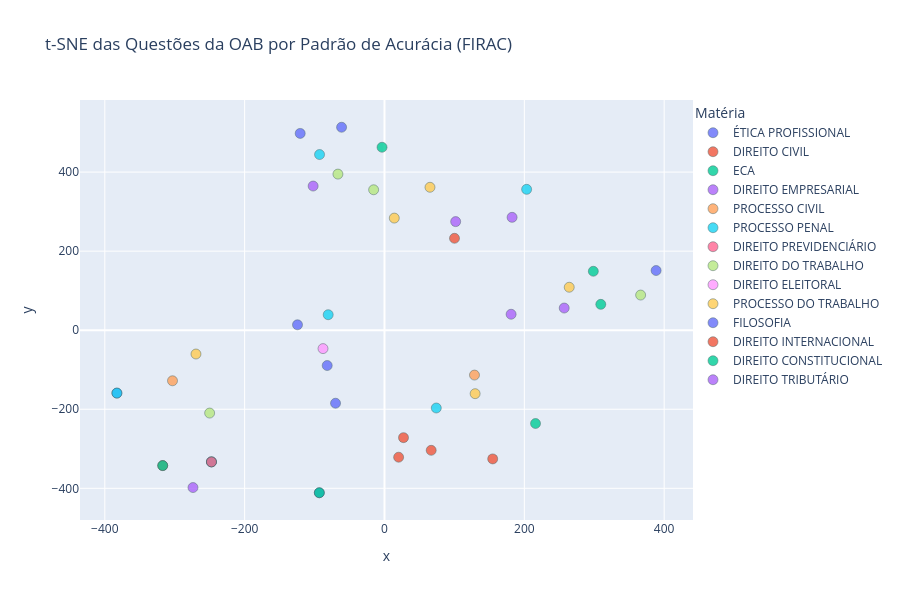

Notebook source saved alongside this figure:
### Code cell
import pandas as pd
from sklearn.manifold import TSNE
import plotly.express as px

# Supondo que seu DataFrame se chame question_accuracy_df

# Extrai question_id e materia do MultiIndex
question_accuracy_df = question_accuracy_df.copy()
question_accuracy_df["question_id"] = [idx[0] for idx in question_accuracy_df.index]
question_accuracy_df["materia"] = question_accuracy_df["materia_temp"]

# Seleciona colunas numéricas (as acurácias)
X = question_accuracy_df[["____", "F____", "__L__", "FIL__", "FI___", "__R__", "FIR__", "FIRA_", "FIRAC"]].values

# Executa o t-SNE
tsne = TSNE(
    n_components=2,
    perplexity=5,
    learning_rate=100,
    random_state=42
)
X_embedded = tsne.fit_transform(X)

# Cria DataFrame com coordenadas do t-SNE
tsne_df = pd.DataFrame({
    "x": X_embedded[:, 0],
    "y": X_embedded[:, 1],
    "materia": question_accuracy_df["materia"],
    "question_id": question_accuracy_df["question_id"]
})

# Gráfico interativo com Plotly
fig = px.scatter(
    tsne_df,
    x="x",
    y="y",
    color="materia",
    hover_data=["question_id", "materia"],
    title="t-SNE das Questões da OAB por Padrão de Acurácia (FIRAC)",
    width=900,
    height=600
)

fig.update_traces(marker=dict(size=10, opacity=0.8, line=dict(width=0.5, color='DarkSlateGrey')))
fig.update_layout(legend_title_text="Matéria", legend=dict(x=1, y=1))

fig.show()

### Figure 1 — Plotly figure (JSON) as saved in the notebook; plotly's stock layout.template omitted (floating-point values rounded to 4 significant figures)
{"data": [{"customdata": [["oab-13.pdf-123", "ÉTICA PROFISSIONAL"], ["oab-38.pdf-376", "ÉTICA PROFISSIONAL"], ["oab-28.pdf-275", "ÉTICA PROFISSIONAL"], ["oab-7.pdf-067", "ÉTICA PROFISSIONAL"], ["oab-10.pdf-094", "ÉTICA PROFISSIONAL"], ["oab-24.pdf-241", "ÉTICA PROFISSIONAL"], ["oab-26.pdf-260", "ÉTICA PROFISSIONAL"], ["oab-29.pdf-288", "ÉTICA PROFISSIONAL"]], "hovertemplate": "materia=%{customdata[1]}<br>x=%{x}<br>y=%{y}<br>question_id=%{customdata[0]}<extra></extra>", "legendgroup": "ÉTICA PROFISSIONAL", "marker": {"color": "#636efa", "line": {"color": "DarkSlateGrey", "width": 0.5}, "opacity": 0.8, "size": 10, "symbol": "circle"}, "mode": "markers", "name": "ÉTICA PROFISSIONAL", "orientation": "v", "showlegend": true, "type": "scatter", "x": [-382.7, -247.5, -93.19, -81.94, -124.4, 388.5, -120.6, -61.37], "xaxis": "x", "y": [-159.1, -333.2, -411.2, -89.36, 13.63, 151.0, 497.9, 513.5], "yaxis": "y"}, {"customdata": [["oab-167.pdf-149", "DIREITO CIVIL"], ["oab-164.pdf-118", "DIREITO CIVIL"], ["oab-179.pdf-276", "DIREITO CIVIL"], ["oab-181.pdf-288", "DIREITO CIVIL"], ["oab-170.pdf-180", "DIREITO CIVIL"]], "hovertemplate": "materia=%{customdata[1]}<br>x=%{x}<br>y=%{y}<br>question_id=%{customdata[0]}<extra></extra>", "legendgroup": "DIREITO CIVIL", "marker": {"color": "#EF553B", "line": {"color": "DarkSlateGrey", "width": 0.5}, "opacity": 0.8, "size": 10, "symbol": "circle"}, "mode": "markers", "name": "DIREITO CIVIL", "orientation": "v", "showlegend": true, "type": "scatter", "x": [-317.2, 20.23, 66.79, 27.19, 100.1], "xaxis": "x", "y": [-342.5, -321.3, -303.9, -271.8, 232.5], "yaxis": "y"}, {"customdata": [["oab-189.pdf-079", "ECA"], ["oab-189.pdf-081", "ECA"], ["oab-185.pdf-033", "ECA"], ["oab-182.pdf-006", "ECA"]], "hovertemplate": "materia=%{customdata[1]}<br>x=%{x}<br>y=%{y}<br>question_id=%{customdata[0]}<extra></extra>", "legendgroup": "ECA", "marker": {"color": "#00cc96", "line": {"color": "DarkSlateGrey", "width": 0.5}, "opacity": 0.8, "size": 10, "symbol": "circle"}, "mode": "markers", "name": "ECA", "orientation": "v", "showlegend": true, "type": "scatter", "x": [-317.2, -247.5, -93.19, 309.3], "xaxis": "x", "y": [-342.5, -333.2, -411.2, 65.36], "yaxis": "y"}, {"customdata": [["oab-201.pdf-030", "DIREITO EMPRESARIAL"], ["oab-211.pdf-128", "DIREITO EMPRESARIAL"]], "hovertemplate": "materia=%{customdata[1]}<br>x=%{x}<br>y=%{y}<br>question_id=%{customdata[0]}<extra></extra>", "legendgroup": "DIREITO EMPRESARIAL", "marker": {"color": "#ab63fa", "line": {"color": "DarkSlateGrey", "width": 0.5}, "opacity": 0.8, "size": 10, "symbol": "circle"}, "mode": "markers", "name": "DIREITO EMPRESARIAL", "orientation": "v", "showlegend": true, "type": "scatter", "x": [-273.9, 101.8], "xaxis": "x", "y": [-398.1, 274.7], "yaxis": "y"}, {"customdata": [["oab-226.pdf-083", "PROCESSO CIVIL"], ["oab-231.pdf-131", "PROCESSO CIVIL"]], "hovertemplate": "materia=%{customdata[1]}<br>x=%{x}<br>y=%{y}<br>question_id=%{customdata[0]}<extra></extra>", "legendgroup": "PROCESSO CIVIL", "marker": {"color": "#FFA15A", "line": {"color": "DarkSlateGrey", "width": 0.5}, "opacity": 0.8, "size": 10, "symbol": "circle"}, "mode": "markers", "name": "PROCESSO CIVIL", "orientation": "v", "showlegend": true, "type": "scatter", "x": [-303.2, 128.7], "xaxis": "x", "y": [-128.0, -113.5], "yaxis": "y"}, {"customdata": [["oab-279.pdf-072", "PROCESSO PENAL"], ["oab-283.pdf-114", "PROCESSO PENAL"], ["oab-282.pdf-105", "PROCESSO PENAL"], ["oab-292.pdf-210", "PROCESSO PENAL"], ["oab-283.pdf-115", "PROCESSO PENAL"]], "hovertemplate": "materia=%{customdata[1]}<br>x=%{x}<br>y=%{y}<br>question_id=%{customdata[0]}<extra></extra>", "legendgroup": "PROCESSO PENAL", "marker": {"color": "#19d3f3", "line": {"color": "DarkSlateGrey", "width": 0.5}, "opacity": 0.8, "size": 10, "symbol": "circle"}, "mode": "markers", "name": "PROCESSO PENAL", "orientation": "v", "showlegend": true, "type": "scatter", "x": [-382.7, 74.08, -80.5, -92.88, 203.3], "xaxis": "x", "y": [-159.1, -196.8, 39.19, 444.4, 356.3], "yaxis": "y"}, {"customdata": [["oab-295.pdf-001", "DIREITO PREVIDENCIÁRIO"]], "hovertemplate": "materia=%{customdata[1]}<br>x=%{x}<br>y=%{y}<br>question_id=%{customdata[0]}<extra></extra>", "legendgroup": "DIREITO PREVIDENCIÁRIO", "marker": {"color": "#FF6692", "line": {"color": "DarkSlateGrey", "width": 0.5}, "opacity": 0.8, "size": 10, "symbol": "circle"}, "mode": "markers", "name": "DIREITO PREVIDENCIÁRIO", "orientation": "v", "showlegend": true, "type": "scatter", "x": [-247.5], "xaxis": "x", "y": [-333.2], "yaxis": "y"}, {"customdata": [["oab-316.pdf-196", "DIREITO DO TRABALHO"], ["oab-300.pdf-029", "DIREITO DO TRABALHO"], ["oab-308.pdf-114", "DIREITO DO TRABALHO"], ["oab-308.pdf-118", "DIREITO DO TRABALHO"]], "hovertemplate": "materia=%{customdata[1]}<br>x=%{x}<br>y=%{y}<br>question_id=%{customdata[0]}<extra></extra>", "legendgroup": "DIREITO DO TRABALHO", "marker": {"color": "#B6E880", "line": {"color": "DarkSlateGrey", "width": 0.5}, "opacity": 0.8, "size": 10, "symbol": "circle"}, "mode": "markers", "name": "DIREITO DO TRABALHO", "orientation": "v", "showlegend": true, "type": "scatter", "x": [-250.1, 366.3, -15.53, -66.61], "xaxis": "x", "y": [-209.7, 88.91, 355.3, 394.9], "yaxis": "y"}, {"customdata": [["oab-86.pdf-006", "DIREITO ELEITORAL"]], "hovertemplate": "materia=%{customdata[1]}<br>x=%{x}<br>y=%{y}<br>question_id=%{customdata[0]}<extra></extra>", "legendgroup": "DIREITO ELEITORAL", "marker": {"color": "#FF97FF", "line": {"color": "DarkSlateGrey", "width": 0.5}, "opacity": 0.8, "size": 10, "symbol": "circle"}, "mode": "markers", "name": "DIREITO ELEITORAL", "orientation": "v", "showlegend": true, "type": "scatter", "x": [-87.93], "xaxis": "x", "y": [-46.55], "yaxis": "y"}, {"customdata": [["oab-333.pdf-114", "PROCESSO DO TRABALHO"], ["oab-327.pdf-055", "PROCESSO DO TRABALHO"], ["oab-331.pdf-092", "PROCESSO DO TRABALHO"], ["oab-336.pdf-148", "PROCESSO DO TRABALHO"], ["oab-336.pdf-151", "PROCESSO DO TRABALHO"]], "hovertemplate": "materia=%{customdata[1]}<br>x=%{x}<br>y=%{y}<br>question_id=%{customdata[0]}<extra></extra>", "legendgroup": "PROCESSO DO TRABALHO", "marker": {"color": "#FECB52", "line": {"color": "DarkSlateGrey", "width": 0.5}, "opacity": 0.8, "size": 10, "symbol": "circle"}, "mode": "markers", "name": "PROCESSO DO TRABALHO", "orientation": "v", "showlegend": true, "type": "scatter", "x": [-269.6, 129.6, 264.2, 14.01, 65.07], "xaxis": "x", "y": [-60.27, -160.6, 108.7, 283.6, 361.6], "yaxis": "y"}, {"customdata": [["oab-41.pdf-016", "FILOSOFIA"]], "hovertemplate": "materia=%{customdata[1]}<br>x=%{x}<br>y=%{y}<br>question_id=%{customdata[0]}<extra></extra>", "legendgroup": "FILOSOFIA", "marker": {"color": "#636efa", "line": {"color": "DarkSlateGrey", "width": 0.5}, "opacity": 0.8, "size": 10, "symbol": "circle"}, "mode": "markers", "name": "FILOSOFIA", "orientation": "v", "showlegend": true, "type": "scatter", "x": [-70.0], "xaxis": "x", "y": [-184.8], "yaxis": "y"}, {"customdata": [["oab-95.pdf-076", "DIREITO INTERNACIONAL"]], "hovertemplate": "materia=%{customdata[1]}<br>x=%{x}<br>y=%{y}<br>question_id=%{customdata[0]}<extra></extra>", "legendgroup": "DIREITO INTERNACIONAL", "marker": {"color": "#EF553B", "line": {"color": "DarkSlateGrey", "width": 0.5}, "opacity": 0.8, "size": 10, "symbol": "circle"}, "mode": "markers", "name": "DIREITO INTERNACIONAL", "orientation": "v", "showlegend": true, "type": "scatter", "x": [154.8], "xaxis": "x", "y": [-325.6], "yaxis": "y"}, {"customdata": [["oab-52.pdf-054", "DIREITO CONSTITUCIONAL"], ["oab-55.pdf-088", "DIREITO CONSTITUCIONAL"], ["oab-60.pdf-141", "DIREITO CONSTITUCIONAL"]], "hovertemplate": "materia=%{customdata[1]}<br>x=%{x}<br>y=%{y}<br>question_id=%{customdata[0]}<extra></extra>", "legendgroup": "DIREITO CONSTITUCIONAL", "marker": {"color": "#00cc96", "line": {"color": "DarkSlateGrey", "width": 0.5}, "opacity": 0.8, "size": 10, "symbol": "circle"}, "mode": "markers", "name": "DIREITO CONSTITUCIONAL", "orientation": "v", "showlegend": true, "type": "scatter", "x": [216.0, 298.7, -3.501], "xaxis": "x", "y": [-236.1, 149.1, 462.8], "yaxis": "y"}, {"customdata": [["oab-110.pdf-118", "DIREITO TRIBUTÁRIO"], ["oab-115.pdf-168", "DIREITO TRIBUTÁRIO"], ["oab-112.pdf-140", "DIREITO TRIBUTÁRIO"], ["oab-99.pdf-009", "DIREITO TRIBUTÁRIO"]], "hovertemplate": "materia=%{customdata[1]}<br>x=%{x}<br>y=%{y}<br>question_id=%{customdata[0]}<extra></extra>", "legendgroup": "DIREITO TRIBUTÁRIO", "marker": {"color": "#ab63fa", "line": {"color": "DarkSlateGrey", "width": 0.5}, "opacity": 0.8, "size": 10, "symbol": "circle"}, "mode": "markers", "name": "DIREITO TRIBUTÁRIO", "orientation": "v", "showlegend": true, "type": "scatter", "x": [257.0, 182.5, 181.1, -102.0], "xaxis": "x", "y": [56.06, 285.5, 40.36, 364.7], "yaxis": "y"}], "layout": {"height": 600, "legend": {"title": {"text": "Matéria"}, "tracegroupgap": 0, "x": 1, "y": 1}, "title": {"text": "t-SNE das Questões da OAB por Padrão de Acurácia (FIRAC)"}, "width": 900, "xaxis": {"anchor": "y", "domain": [0, 1], "title": {"text": "x"}}, "yaxis": {"anchor": "x", "domain": [0, 1], "title": {"text": "y"}}}}
